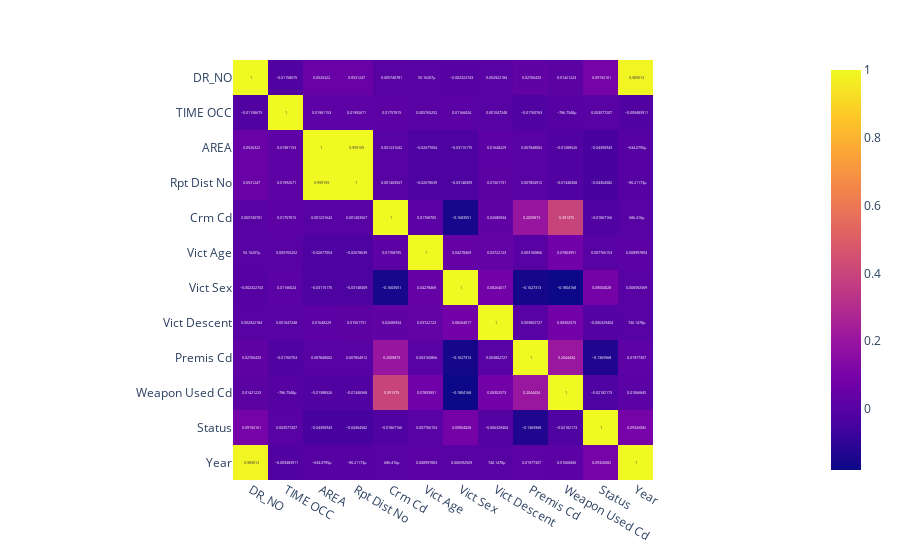

The code cell stored with this chart in its notebook:
### Code cell
px.imshow(cl_data[cl_data['Vict Sex']!=2].corr(numeric_only=True), text_auto=True)

### Figure 1 — Plotly figure (JSON) as saved in the notebook; plotly's stock layout.template omitted (floating-point values rounded to 4 significant figures; data arrays with more than 128 entries replaced by an {"elided": "..."} marker saying what was removed)
{"data": [{"coloraxis": "coloraxis", "hovertemplate": "x: %{x}<br>y: %{y}<br>color: %{z}<extra></extra>", "name": "0", "texttemplate": "%{z}", "type": "heatmap", "x": ["DR_NO", "TIME OCC", "AREA", "Rpt Dist No", "Crm Cd", "Vict Age", "Vict Sex", "Vict Descent", "Premis Cd", "Weapon Used Cd", "Status", "Year"], "xaxis": "x", "y": ["DR_NO", "TIME OCC", "AREA", "Rpt Dist No", "Crm Cd", "Vict Age", "Vict Sex", "Vict Descent", "Premis Cd", "Weapon Used Cd", "Status", "Year"], "yaxis": "y", "z": {"elided": "12x12 float values"}}], "layout": {"coloraxis": {"colorscale": [[0, "#0d0887"], [0.1111, "#46039f"], [0.2222, "#7201a8"], [0.3333, "#9c179e"], [0.4444, "#bd3786"], [0.5556, "#d8576b"], [0.6667, "#ed7953"], [0.7778, "#fb9f3a"], [0.8889, "#fdca26"], [1, "#f0f921"]]}, "margin": {"t": 60}, "xaxis": {"anchor": "y", "constrain": "domain", "domain": [0, 1], "scaleanchor": "y"}, "yaxis": {"anchor": "x", "autorange": "reversed", "constrain": "domain", "domain": [0, 1]}}}
